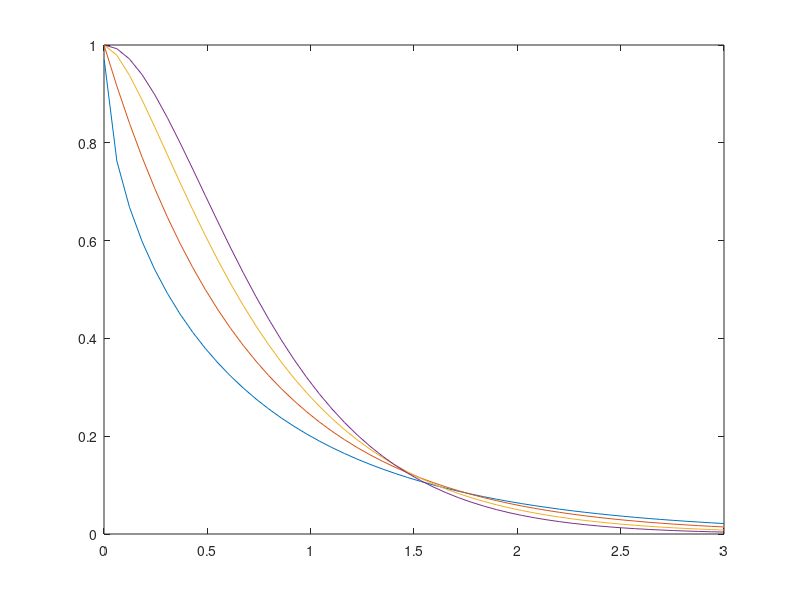

This figure's MATLAB source:
%  Computes the bessel function based covariance function in Handcock and 
%  Wallis

n = 50 ;
x = linspace(.001,3,n)' ;
theta1 =  1 ;

y = zeros(n,4) ;
theta2 = [.25; .5; 1; 2] ;
	for i=1:4 ;
	theta1p = theta1 /(2*sqrt(theta2(i))) ;
	y(:,i) = besselk(theta2(i),(x./theta1p)) ;
	y(:,i) = 1 ./ (2^(theta2(i) - 1).*gamma(theta2(i))) ...
	.* ((x./theta1p).^theta2(i)).* y(:,i) ;
	end ;
plot(x,y) ;
